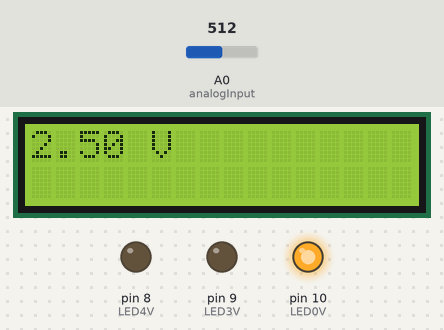
A sketch run on a simulated Arduino Uno, built with avr-gcc and run on an emulated ATmega328P. Parts: 16×2 character LCD, output pins drawn as LEDs (lit = HIGH). Inputs (shaded band) come from the test bench; at power-on: A0 (analogInput) = 512. What the sketch prints to the serial monitor is not drawn.

Above: at 1.2 s.
1.3 s: A0 (analogInput) set to 598
At 2.7 s:
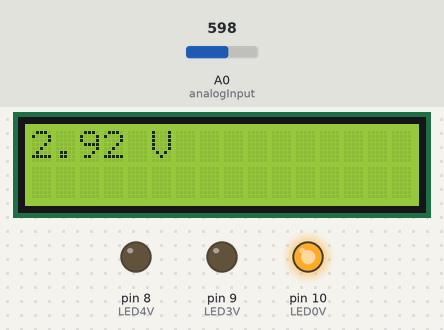
3.5 s: A0 (analogInput) set to 621
At 4.5 s:
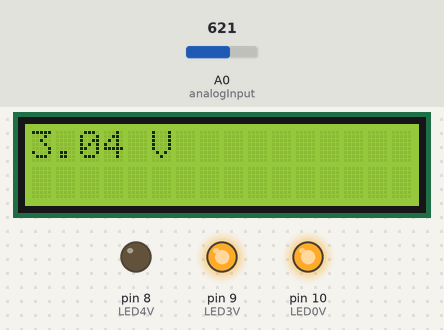
5.5 s: A0 (analogInput) set to 811
At 7.2 s:
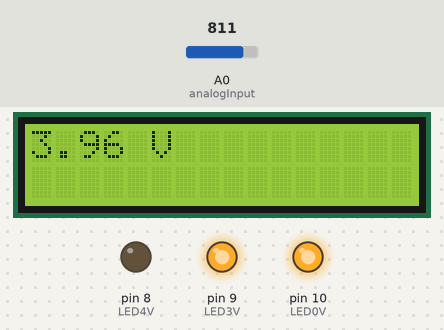
7.5 s: A0 (analogInput) set to 830
At 9.2 s:
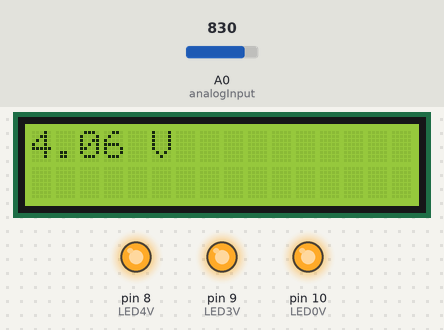
9.5 s: A0 (analogInput) set to 0
At 11.1 s:
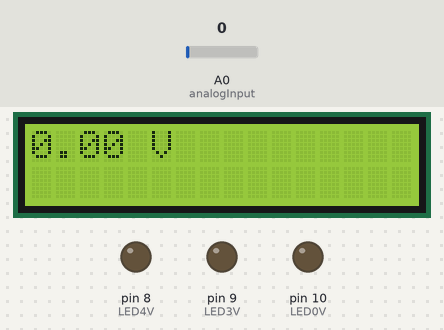
11.6 s: A0 (analogInput) set to 511
At 13.0 s:
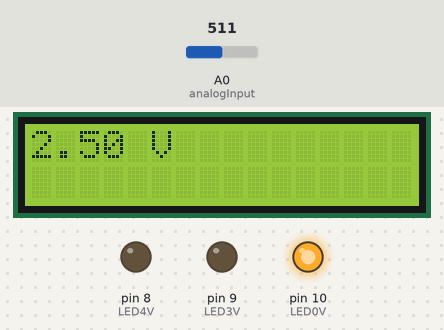
Timing chart, 0 to 14.6 s (numbered marks = the images above; inputs shaded):
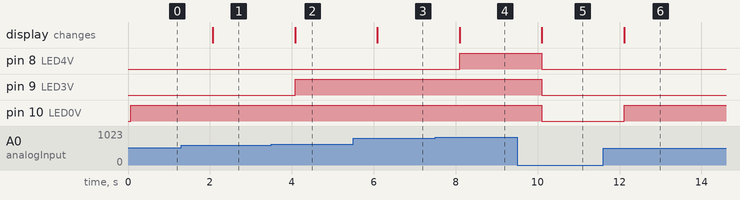

Measured:
- the behaviour switches between 613 and 614 on A0 (analogInput) (found by bisection; images 1 and 2)
- the behaviour switches between 818 and 819 on A0 (analogInput) (found by bisection; images 3 and 4)
- after the input at 1.3 s, the display: changes after 0.77 s (image 1)
- after the input at 3.5 s, pin 9 (LED3V): LOW → HIGH after 0.58 s; the display: changes after 0.58 s (image 2)
- after the input at 5.5 s, the display: changes after 0.59 s (image 3)
- after the input at 7.5 s, pin 8 (LED4V): LOW → HIGH after 0.59 s; the display: changes after 0.60 s (image 4)
- after the input at 9.5 s, pin 8 (LED4V), pin 9 (LED3V), pin 10 (LED0V): HIGH → LOW after 0.60 s; the display: changes after 0.61 s (image 5)
- after the input at 11.6 s, pin 10 (LED0V): LOW → HIGH after 0.51 s; the display: changes after 0.51 s (image 6)

The sketch:

exo2.ino
```cpp
#include <LiquidCrystal.h>

int LED4V = 8;
int LED3V = 9;
int LED0V = 10;
int analogInput = 0;

LiquidCrystal lcd(12, 13, 7, 6, 5, 4);

void setup() {
  lcd.begin(16, 2);
  Serial.begin(9600);
  pinMode(LED4V,OUTPUT);
  pinMode(LED3V,OUTPUT);
  pinMode(LED0V,OUTPUT);
  pinMode(analogInput,INPUT);
}

void loop() {
  // on utilise la règle de 3 pour simuler un voltmètre
  float volt = analogRead(analogInput)/1023.0;
  volt=volt*5;

  // si on dépasse 0V on allume la led verte sinon elle est éteinte
  if(volt>0){
    digitalWrite(LED0V,HIGH);
  }else{
    digitalWrite(LED0V,LOW);
  }

  // si on dépasse 3V on allume la led orange sinon elle est éteinte
  if(volt>3){
    digitalWrite(LED3V,HIGH);
  }else{
    digitalWrite(LED3V,LOW);
  }

  // si on dépasse 4V on allume la led rouge sinon elle est éteinte
  if(volt>4){
    digitalWrite(LED4V,HIGH);
  }else{
    digitalWrite(LED4V,LOW);
  }

  // on affichage le valeur simuler
  lcd.clear();
  lcd.setCursor(0, 0);
  lcd.print(volt);
  lcd.print(" V");
  Serial.println(volt);
  delay(1000);
}
```
